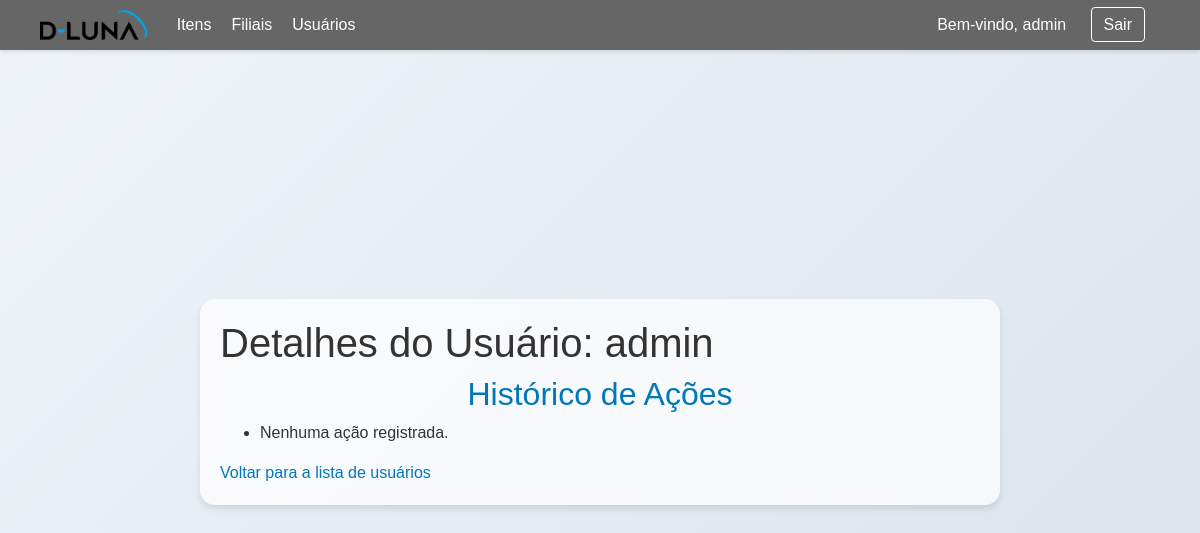
Before: /users/1/ with the older database file.
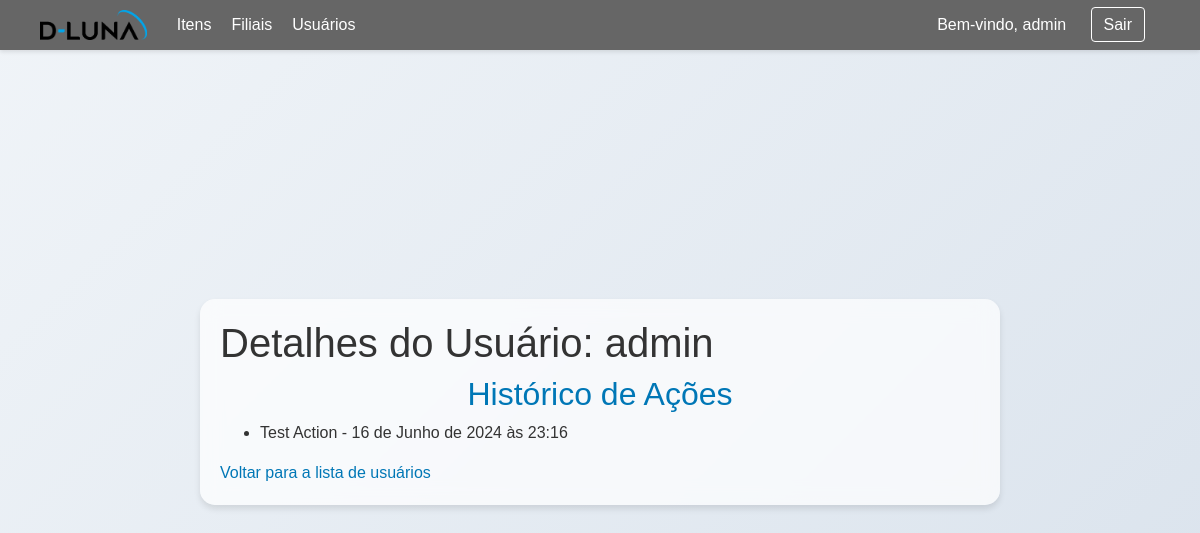
After: the same page with the newer database file.
### estoque/models.py (models this page shows, shortened)
class UserActionLog(models.Model):
  user = models.ForeignKey(User, on_delete=models.CASCADE)
  action_date = models.DateTimeField(auto_now_add=True)
  action_type = models.CharField(max_length=100)

### estoque/views.py (the view)
# urls.py: path('users/<int:pk>/', UserDetailView.as_view(), name='user-detail'),
class UserDetailView(DetailView):
    model = User
    template_name = 'user_detail.html'
    context_object_name = 'user'
    def get_context_data(self, **kwargs):
        context = super().get_context_data(**kwargs)
        context['user_actions'] = UserActionLog.objects.filter(user=self.object).order_by('-action_date')
        return context

### estoque/templates/user_detail.html
{% extends 'base.html' %}
{% block content %}
<h1>Detalhes do Usuário: {{ user.username }}</h1>
<h2>Histórico de Ações</h2>
<ul>
  {% for action in user_actions %}
  <li>{{ action.action_type }} - {{ action.action_date }}</li>
  {% empty %}
  <li>Nenhuma ação registrada.</li>
  {% endfor %}
</ul>
<a href="{% url 'user-list' %}">Voltar para a lista de usuários</a>
{% endblock %}

Changed rows visible on the page:
added UserActionLog: action_type "Test Action", action_date "16 de Junho de 2024 às 23:16"
Other visible differences:
text no longer shown: "Nenhuma ação registrada."
